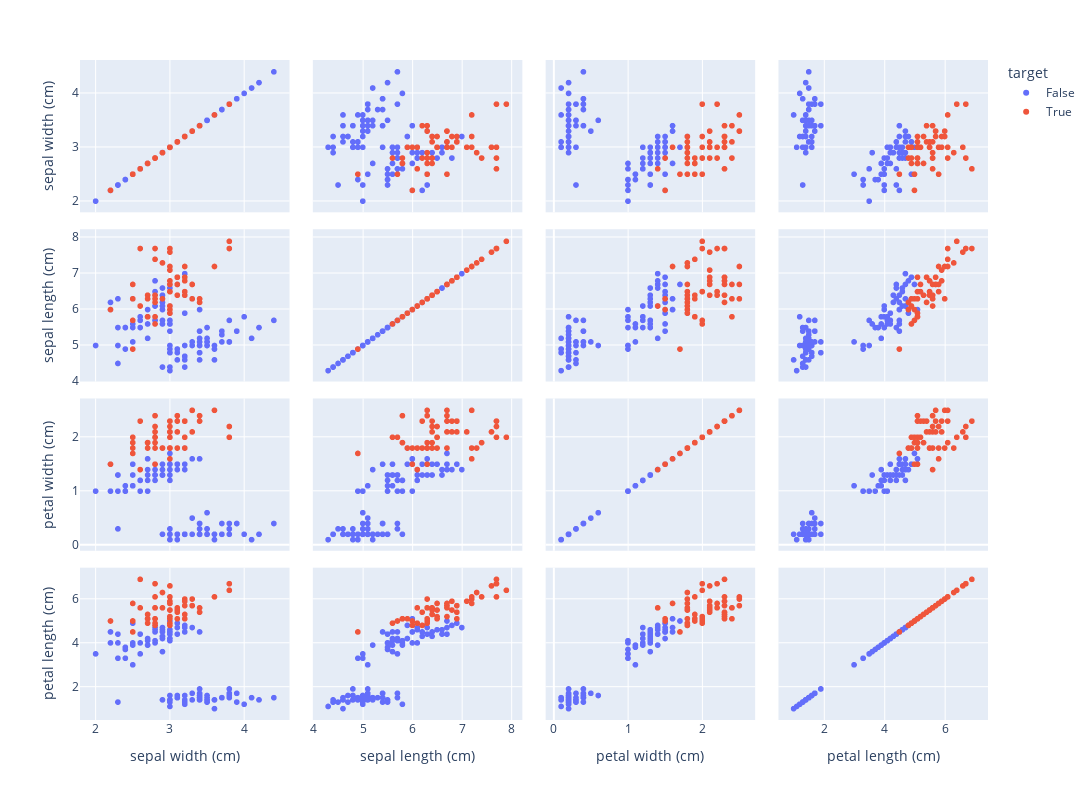

Notebook code cell kept with this figure:
### Markdown cell above
#### 2) Scatter plot (reference: https://www.kaggle.com/code/mdismielhossenabir/analysis-data-visualization-techniques)

### Code cell
fig = px.scatter_matrix(df, dimensions=["sepal width (cm)", "sepal length (cm)", "petal width (cm)", "petal length (cm)"], color="target")
fig.update_layout(width=1200, height=800)
fig.show()

### Figure 1 — Plotly figure (JSON) as saved in the notebook; plotly's stock layout.template omitted (floating-point values rounded to 4 significant figures)
{"data": [{"dimensions": [{"axis": {"matches": true}, "label": "sepal width (cm)", "values": [3.5, 3, 3.2, 3.1, 3.6, 3.9, 3.4, 3.4, 2.9, 3.1, 3.7, 3.4, 3, 3, 4, 4.4, 3.9, 3.5, 3.8, 3.8, 3.4, 3.7, 3.6, 3.3, 3.4, 3, 3.4, 3.5, 3.4, 3.2, 3.1, 3.4, 4.1, 4.2, 3.1, 3.2, 3.5, 3.6, 3, 3.4, 3.5, 2.3, 3.2, 3.5, 3.8, 3, 3.8, 3.2, 3.7, 3.3, 3.2, 3.2, 3.1, 2.3, 2.8, 2.8, 3.3, 2.4, 2.9, 2.7, 2, 3, 2.2, 2.9, 2.9, 3.1, 3, 2.7, 2.2, 2.5, 3.2, 2.8, 2.5, 2.8, 2.9, 3, 2.8, 3, 2.9, 2.6, 2.4, 2.4, 2.7, 2.7, 3, 3.4, 3.1, 2.3, 3, 2.5, 2.6, 3, 2.6, 2.3, 2.7, 3, 2.9, 2.9, 2.5, 2.8]}, {"axis": {"matches": true}, "label": "sepal length (cm)", "values": [5.1, 4.9, 4.7, 4.6, 5, 5.4, 4.6, 5, 4.4, 4.9, 5.4, 4.8, 4.8, 4.3, 5.8, 5.7, 5.4, 5.1, 5.7, 5.1, 5.4, 5.1, 4.6, 5.1, 4.8, 5, 5, 5.2, 5.2, 4.7, 4.8, 5.4, 5.2, 5.5, 4.9, 5, 5.5, 4.9, 4.4, 5.1, 5, 4.5, 4.4, 5, 5.1, 4.8, 5.1, 4.6, 5.3, 5, 7, 6.4, 6.9, 5.5, 6.5, 5.7, 6.3, 4.9, 6.6, 5.2, 5, 5.9, 6, 6.1, 5.6, 6.7, 5.6, 5.8, 6.2, 5.6, 5.9, 6.1, 6.3, 6.1, 6.4, 6.6, 6.8, 6.7, 6, 5.7, 5.5, 5.5, 5.8, 6, 5.4, 6, 6.7, 6.3, 5.6, 5.5, 5.5, 6.1, 5.8, 5, 5.6, 5.7, 5.7, 6.2, 5.1, 5.7]}, {"axis": {"matches": true}, "label": "petal width (cm)", "values": [0.2, 0.2, 0.2, 0.2, 0.2, 0.4, 0.3, 0.2, 0.2, 0.1, 0.2, 0.2, 0.1, 0.1, 0.2, 0.4, 0.4, 0.3, 0.3, 0.3, 0.2, 0.4, 0.2, 0.5, 0.2, 0.2, 0.4, 0.2, 0.2, 0.2, 0.2, 0.4, 0.1, 0.2, 0.2, 0.2, 0.2, 0.1, 0.2, 0.2, 0.3, 0.3, 0.2, 0.6, 0.4, 0.3, 0.2, 0.2, 0.2, 0.2, 1.4, 1.5, 1.5, 1.3, 1.5, 1.3, 1.6, 1, 1.3, 1.4, 1, 1.5, 1, 1.4, 1.3, 1.4, 1.5, 1, 1.5, 1.1, 1.8, 1.3, 1.5, 1.2, 1.3, 1.4, 1.4, 1.7, 1.5, 1, 1.1, 1, 1.2, 1.6, 1.5, 1.6, 1.5, 1.3, 1.3, 1.3, 1.2, 1.4, 1.2, 1, 1.3, 1.2, 1.3, 1.3, 1.1, 1.3]}, {"axis": {"matches": true}, "label": "petal length (cm)", "values": [1.4, 1.4, 1.3, 1.5, 1.4, 1.7, 1.4, 1.5, 1.4, 1.5, 1.5, 1.6, 1.4, 1.1, 1.2, 1.5, 1.3, 1.4, 1.7, 1.5, 1.7, 1.5, 1, 1.7, 1.9, 1.6, 1.6, 1.5, 1.4, 1.6, 1.6, 1.5, 1.5, 1.4, 1.5, 1.2, 1.3, 1.4, 1.3, 1.5, 1.3, 1.3, 1.3, 1.6, 1.9, 1.4, 1.6, 1.4, 1.5, 1.4, 4.7, 4.5, 4.9, 4, 4.6, 4.5, 4.7, 3.3, 4.6, 3.9, 3.5, 4.2, 4, 4.7, 3.6, 4.4, 4.5, 4.1, 4.5, 3.9, 4.8, 4, 4.9, 4.7, 4.3, 4.4, 4.8, 5, 4.5, 3.5, 3.8, 3.7, 3.9, 5.1, 4.5, 4.5, 4.7, 4.4, 4.1, 4, 4.4, 4.6, 4, 3.3, 4.2, 4.2, 4.2, 4.3, 3, 4.1]}], "hovertemplate": "target=False<br>%{xaxis.title.text}=%{x}<br>%{yaxis.title.text}=%{y}<extra></extra>", "legendgroup": "False", "marker": {"color": "#636efa", "symbol": "circle"}, "name": "False", "showlegend": true, "type": "splom"}, {"dimensions": [{"axis": {"matches": true}, "label": "sepal width (cm)", "values": [3.3, 2.7, 3, 2.9, 3, 3, 2.5, 2.9, 2.5, 3.6, 3.2, 2.7, 3, 2.5, 2.8, 3.2, 3, 3.8, 2.6, 2.2, 3.2, 2.8, 2.8, 2.7, 3.3, 3.2, 2.8, 3, 2.8, 3, 2.8, 3.8, 2.8, 2.8, 2.6, 3, 3.4, 3.1, 3, 3.1, 3.1, 3.1, 2.7, 3.2, 3.3, 3, 2.5, 3, 3.4, 3]}, {"axis": {"matches": true}, "label": "sepal length (cm)", "values": [6.3, 5.8, 7.1, 6.3, 6.5, 7.6, 4.9, 7.3, 6.7, 7.2, 6.5, 6.4, 6.8, 5.7, 5.8, 6.4, 6.5, 7.7, 7.7, 6, 6.9, 5.6, 7.7, 6.3, 6.7, 7.2, 6.2, 6.1, 6.4, 7.2, 7.4, 7.9, 6.4, 6.3, 6.1, 7.7, 6.3, 6.4, 6, 6.9, 6.7, 6.9, 5.8, 6.8, 6.7, 6.7, 6.3, 6.5, 6.2, 5.9]}, {"axis": {"matches": true}, "label": "petal width (cm)", "values": [2.5, 1.9, 2.1, 1.8, 2.2, 2.1, 1.7, 1.8, 1.8, 2.5, 2, 1.9, 2.1, 2, 2.4, 2.3, 1.8, 2.2, 2.3, 1.5, 2.3, 2, 2, 1.8, 2.1, 1.8, 1.8, 1.8, 2.1, 1.6, 1.9, 2, 2.2, 1.5, 1.4, 2.3, 2.4, 1.8, 1.8, 2.1, 2.4, 2.3, 1.9, 2.3, 2.5, 2.3, 1.9, 2, 2.3, 1.8]}, {"axis": {"matches": true}, "label": "petal length (cm)", "values": [6, 5.1, 5.9, 5.6, 5.8, 6.6, 4.5, 6.3, 5.8, 6.1, 5.1, 5.3, 5.5, 5, 5.1, 5.3, 5.5, 6.7, 6.9, 5, 5.7, 4.9, 6.7, 4.9, 5.7, 6, 4.8, 4.9, 5.6, 5.8, 6.1, 6.4, 5.6, 5.1, 5.6, 6.1, 5.6, 5.5, 4.8, 5.4, 5.6, 5.1, 5.1, 5.9, 5.7, 5.2, 5, 5.2, 5.4, 5.1]}], "hovertemplate": "target=True<br>%{xaxis.title.text}=%{x}<br>%{yaxis.title.text}=%{y}<extra></extra>", "legendgroup": "True", "marker": {"color": "#EF553B", "symbol": "circle"}, "name": "True", "showlegend": true, "type": "splom"}], "layout": {"dragmode": "select", "height": 800, "legend": {"title": {"text": "target"}, "tracegroupgap": 0}, "margin": {"t": 60}, "width": 1200}}
